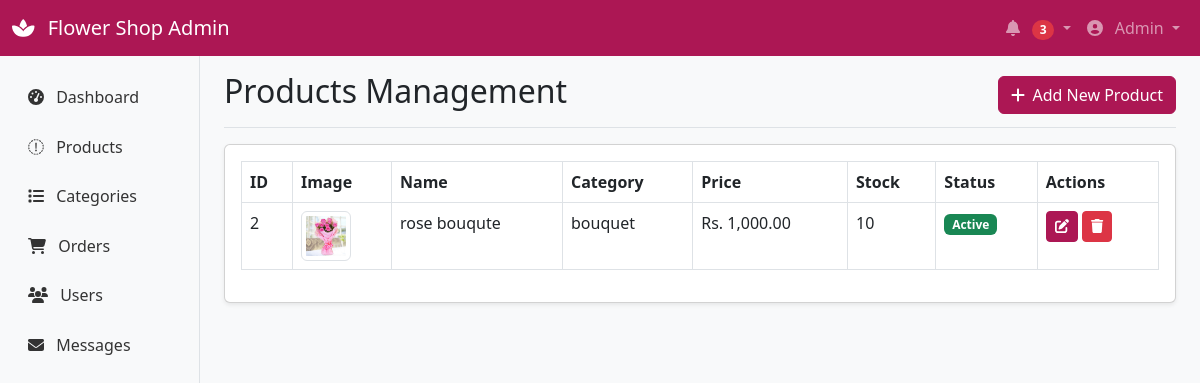
/admin/products.php (signed in), run on the app's committed database.
### tables this page shows
CREATE TABLE `products` (
  `id` int(11) NOT NULL,
  `name` varchar(255) NOT NULL,
  `category_id` int(11) NOT NULL,
  `description` text NOT NULL,
  `sale_price` decimal(10,2) DEFAULT 0.00,
  `stock` int(11) NOT NULL DEFAULT 0,
  `main_image` varchar(255) DEFAULT NULL,
  `status` enum('active','inactive','out_of_stock') DEFAULT 'active',
  `created_at` timestamp NOT NULL DEFAULT current_timestamp(),
  `updated_at` timestamp NOT NULL DEFAULT current_timestamp() ON UPDATE current_timestamp()
);

CREATE TABLE `categories` (
  `id` int(11) NOT NULL,
  `name` varchar(255) NOT NULL,
  `description` text DEFAULT NULL,
  `status` enum('active','inactive') DEFAULT 'active',
  `image` varchar(255) DEFAULT NULL,
  `show_in_menu` tinyint(1) DEFAULT 1,
  `show_in_home` tinyint(1) DEFAULT 0,
  `created_at` timestamp NOT NULL DEFAULT current_timestamp()
);

### admin/products.php (the view, shortened to what this page needs)
<?php
include '../config/db.php';
include 'includes/admin_header.php';
include 'includes/admin_nav.php';
$query = "SELECT p.*, c.name AS category_name
    FROM products p
    LEFT JOIN categories c ON p.category_id = c.id
    ORDER BY p.id DESC
";
$result = mysqli_query($conn, $query);
?>
<div class="container-fluid">
    <div class="row">
        <?php include 'includes/admin_sidebar.php'; ?>
        <main class="col-md-9 ms-sm-auto col-lg-10 px-md-4">
            <div class="d-flex justify-content-between flex-wrap flex-md-nowrap align-items-center pt-3 pb-2 mb-3 border-bottom">
                <h1 class="h2">Products Management</h1>
                <a href="./add-product.php" class="btn btn-primary-custom" >
                    <i class="fas fa-plus me-2"></i>Add New Product
                </a>
            </div>
            <div class="card shadow-sm">
                <div class="card-body">
                    <div class="table-responsive">
                        <table class="table table-bordered table-hover">
                            <thead>
                                <tr>
                                    <th>ID</th>
                                    <th>Image</th>
                                    <th>Name</th>
                                    <th>Category</th>
                                    <th>Price</th>
                                    <th>Stock</th>
                                    <th>Status</th>
                                    <th>Actions</th>
                                </tr>
                            </thead>
                            <tbody>
                                 <?php while ($row = mysqli_fetch_assoc($result)) : ?>
                                <tr>
    <td><?= $row['id'] ?></td>
    <td>
        <img src="../assets/images/products/<?= htmlspecialchars($row['main_image']) ?>"
             alt="<?= htmlspecialchars($row['name']) ?>"
             class="img-thumbnail" width="50">
    </td>
    <td><?= htmlspecialchars($row['name']) ?></td>
    <td><?= htmlspecialchars($row['category_name']) ?></td>
    <td>Rs. <?= number_format($row['sale_price'], 2) ?></td>
    <td><?= $row['stock'] ?></td>
    <td>
        <?php
        $status = $row['status'];
        $badge = 'secondary';
        if ($status === 'active') $badge = 'success';
        elseif ($status === 'inactive') $badge = 'warning';
        elseif ($status === 'out_of_stock') $badge = 'danger';
        ?>
        <span class="badge bg-<?= $badge ?>"><?= ucfirst($status) ?></span>
    </td>
    <td>
        <button class="btn btn-sm btn-primary-custom" data-bs-toggle="modal" data-bs-target="#editProductModal<?= $row['id'] ?>">
            <i class="fas fa-edit"></i>
        </button>
        <form action="api/delete_product.php" method="POST" style="display:inline-block;" onsubmit="return confirm('Are you sure?');">
            <button class="btn btn-sm btn-danger" type="submit">
                <i class="fas fa-trash"></i>
            </button>
        </form>
    </td>
</tr>
                                <?php endwhile; ?>
                            </tbody>
                        </table>
                    </div>
                </div>
            </div>
        </main>
    </div>
</div>
<?php include 'includes/admin_footer.php'; ?>

### admin/includes/admin_header.php (style rules this page uses)
:root { --primary-color: #AC1754; --secondary-color: #E53888; --accent-color: #F37199; --light-pink: #F7A8C4; }
.btn-primary-custom { background-color: var(--primary-color); border-color: var(--primary-color); color: white; }

### data on the page
products: id "2", main_image (picture), name "rose bouqute", category.name "bouquet", sale_price "1,000.00", stock "10", status "Active"
